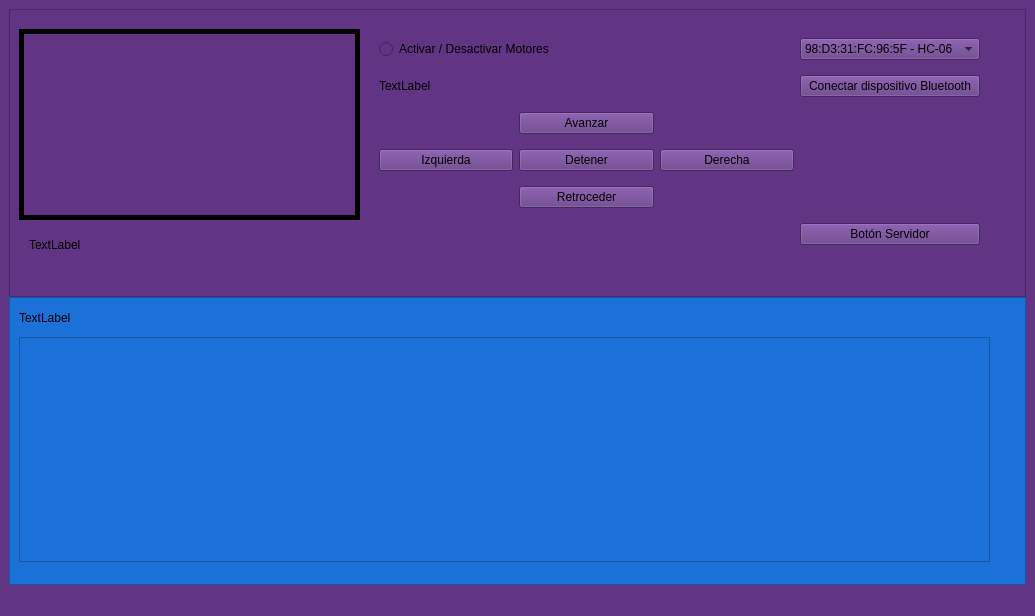
<?xml version="1.0" encoding="UTF-8"?>
<ui version="4.0">
 <class>MainWindow</class>
 <widget class="QMainWindow" name="MainWindow">
  <property name="geometry">
   <rect>
    <x>0</x>
    <y>0</y>
    <width>1035</width>
    <height>616</height>
   </rect>
  </property>
  <property name="windowTitle">
   <string>MainWindow</string>
  </property>
  <property name="styleSheet">
   <string notr="true">background-color: rgb(97, 53, 131);</string>
  </property>
  <widget class="QWidget" name="centralwidget">
   <layout class="QHBoxLayout" name="horizontalLayout">
    <item>
     <layout class="QVBoxLayout" name="verticalLayout">
      <property name="spacing">
       <number>0</number>
      </property>
      <item>
       <widget class="QFrame" name="frame_arriba">
        <property name="frameShape">
         <enum>QFrame::StyledPanel</enum>
        </property>
        <property name="frameShadow">
         <enum>QFrame::Raised</enum>
        </property>
        <widget class="QLabel" name="autor">
         <property name="geometry">
          <rect>
           <x>20</x>
           <y>210</y>
           <width>691</width>
           <height>51</height>
          </rect>
         </property>
         <property name="text">
          <string>TextLabel</string>
         </property>
        </widget>
        <widget class="QLabel" name="Imagen">
         <property name="geometry">
          <rect>
           <x>10</x>
           <y>20</y>
           <width>341</width>
           <height>191</height>
          </rect>
         </property>
         <property name="styleSheet">
          <string notr="true">border: 5px solid black;</string>
         </property>
         <property name="text">
          <string/>
         </property>
         <property name="pixmap">
          <pixmap>../../../../Descargas/Telegram Desktop/photo_2021-11-19_03-34-04.jpg</pixmap>
         </property>
         <property name="scaledContents">
          <bool>true</bool>
         </property>
         <property name="margin">
          <number>0</number>
         </property>
        </widget>
        <widget class="QWidget" name="layoutWidget">
         <property name="geometry">
          <rect>
           <x>370</x>
           <y>20</y>
           <width>601</width>
           <height>231</height>
          </rect>
         </property>
         <layout class="QGridLayout" name="gridLayout">
          <item row="0" column="3">
           <widget class="QComboBox" name="bt_list">
            <item>
             <property name="text">
              <string>98:D3:31:FC:96:5F - HC-06</string>
             </property>
            </item>
            <item>
             <property name="text">
              <string>94:17:00:DD:74:5F - Bawy~</string>
             </property>
            </item>
           </widget>
          </item>
          <item row="3" column="2">
           <widget class="QPushButton" name="btn_derecha">
            <property name="text">
             <string>Derecha</string>
            </property>
           </widget>
          </item>
          <item row="5" column="3">
           <widget class="QPushButton" name="on_off_server">
            <property name="text">
             <string>Botón Servidor</string>
            </property>
           </widget>
          </item>
          <item row="1" column="0" colspan="3">
           <widget class="QLabel" name="t_botones">
            <property name="text">
             <string>TextLabel</string>
            </property>
           </widget>
          </item>
          <item row="4" column="1">
           <widget class="QPushButton" name="btn_retroceder">
            <property name="text">
             <string>Retroceder</string>
            </property>
           </widget>
          </item>
          <item row="3" column="1">
           <widget class="QPushButton" name="btn_detener">
            <property name="text">
             <string>Detener</string>
            </property>
           </widget>
          </item>
          <item row="1" column="3">
           <widget class="QPushButton" name="on_off_bt">
            <property name="text">
             <string>Conectar dispositivo Bluetooth</string>
            </property>
           </widget>
          </item>
          <item row="2" column="1">
           <widget class="QPushButton" name="btn_avanzar">
            <property name="text">
             <string>Avanzar</string>
            </property>
            <property name="autoDefault">
             <bool>true</bool>
            </property>
           </widget>
          </item>
          <item row="3" column="0">
           <widget class="QPushButton" name="btn_izquierda">
            <property name="text">
             <string>Izquierda</string>
            </property>
           </widget>
          </item>
          <item row="0" column="0" colspan="3">
           <widget class="QRadioButton" name="on_off_motor">
            <property name="text">
             <string>Activar / Desactivar Motores</string>
            </property>
           </widget>
          </item>
         </layout>
        </widget>
       </widget>
      </item>
      <item>
       <widget class="QFrame" name="frame_abajo">
        <property name="autoFillBackground">
         <bool>false</bool>
        </property>
        <property name="styleSheet">
         <string notr="true">background-color: rgb(28, 113, 216);</string>
        </property>
        <property name="frameShape">
         <enum>QFrame::StyledPanel</enum>
        </property>
        <property name="frameShadow">
         <enum>QFrame::Raised</enum>
        </property>
        <widget class="QWidget" name="verticalLayoutWidget">
         <property name="geometry">
          <rect>
           <x>10</x>
           <y>14</y>
           <width>971</width>
           <height>251</height>
          </rect>
         </property>
         <layout class="QVBoxLayout" name="verticalLayout_2">
          <property name="spacing">
           <number>12</number>
          </property>
          <item>
           <widget class="QLabel" name="label_2">
            <property name="text">
             <string>TextLabel</string>
            </property>
           </widget>
          </item>
          <item>
           <widget class="QListWidget" name="r_log"/>
          </item>
         </layout>
        </widget>
       </widget>
      </item>
     </layout>
    </item>
   </layout>
  </widget>
  <widget class="QMenuBar" name="menubar">
   <property name="geometry">
    <rect>
     <x>0</x>
     <y>0</y>
     <width>1035</width>
     <height>22</height>
    </rect>
   </property>
  </widget>
  <widget class="QStatusBar" name="statusbar"/>
 </widget>
 <resources/>
 <connections/>
</ui>
